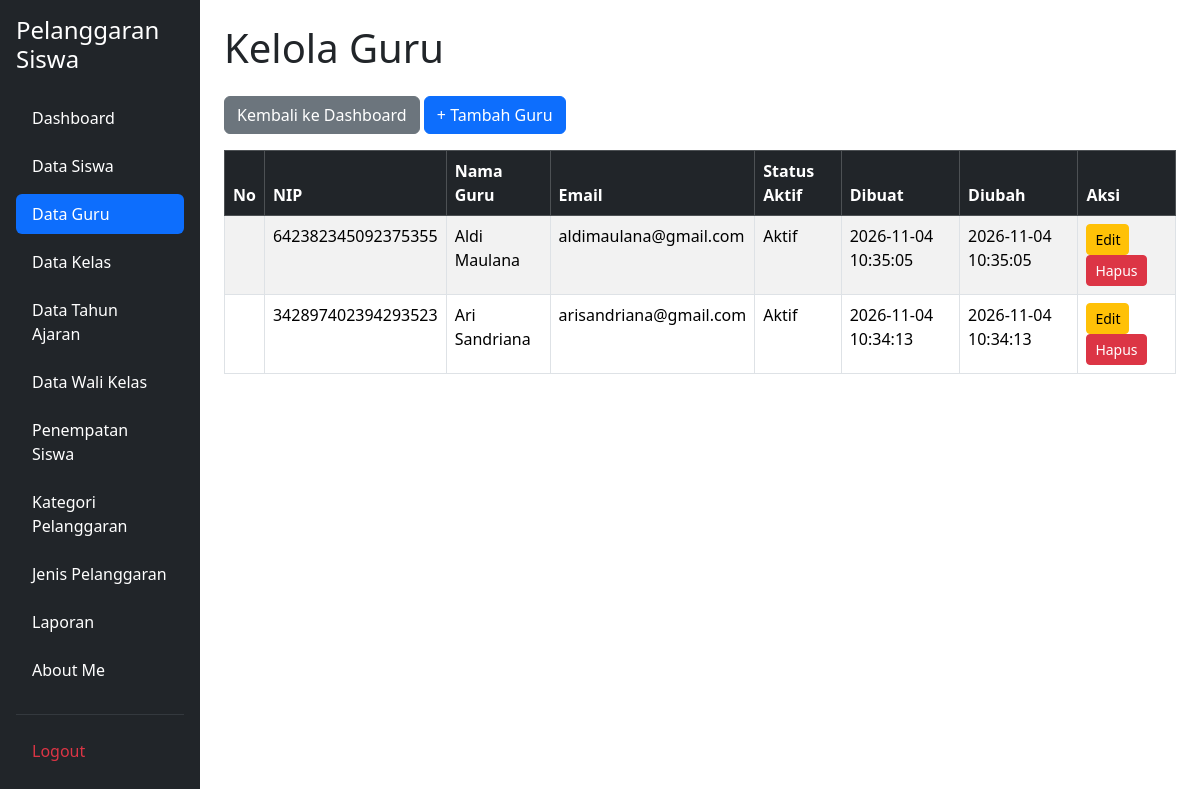
The page /kelola_guru.php (signed in) on the database its author committed.
### tables this page shows
CREATE TABLE `t_guru` (
  `id` int(11) NOT NULL,
  `nip` varchar(30) NOT NULL,
  `nama` varchar(150) DEFAULT NULL,
  `email` varchar(150) NOT NULL,
  `status_aktif` tinyint(1) NOT NULL,
  `user_id` int(11) NOT NULL,
  `created_at` timestamp NOT NULL DEFAULT current_timestamp(),
  `updated_at` timestamp NOT NULL DEFAULT current_timestamp()
);

### kelola_guru.php (the view, shortened to what this page needs)
<?php
include 'config/koneksi.php';
$sql = "SELECT * FROM t_guru ORDER BY nama ASC";
$hasil = mysqli_query($koneksi, $sql);
?>
<!DOCTYPE html>
<html lang="id">
<head>
    <link href="https://cdn.jsdelivr.net/npm/bootstrap@5.3.8/dist/css/bootstrap.min.css"
          rel="stylesheet">
    <link href="https://cdn.datatables.net/2.3.4/css/dataTables.bootstrap5.min.css"
          rel="stylesheet">
</head>
<body>
<div class="container-fluid">
    <div class="row">
        <?php include 'layout/sidebar.php'; ?>
        <main class="col-md-9 col-lg-10 p-4">
            <h1 class="mb-4">Kelola Guru</h1>
            <div class="mb-3">
                <a href="dashboard.php" class="btn btn-secondary">
                    Kembali ke Dashboard
                </a>
                <a href="tambah_guru.php" class="btn btn-primary">
                    + Tambah Guru
                </a>
            </div>
            <div class="table-responsive">
                <table id="tabelGuru"
                       class="table table-striped table-bordered table-hover">
                    <thead class="table-dark">
                        <tr>
                            <th>No</th>
                            <th>NIP</th>
                            <th>Nama Guru</th>
                            <th>Email</th>
                            <th>Status Aktif</th>
                            <th>Dibuat</th>
                            <th>Diubah</th>
                            <th>Aksi</th>
                        </tr>
                    </thead>
                    <tbody>
                        <?php while ($row = mysqli_fetch_assoc($hasil)) { ?>
                        <tr>
                            <td></td>
                            <td>
                                <?php echo htmlspecialchars($row['nip']); ?>
                            </td>
                            <td>
                                <?php echo htmlspecialchars($row['nama']); ?>
                            </td>
                            <td>
                                <?php echo htmlspecialchars($row['email']); ?>
                            </td>
                            <td>
                                <?php
                                echo ($row['status_aktif'] == 1)
                                    ? 'Aktif'
                                    : 'Tidak Aktif';
                                ?>
                            </td>
                            <td>
                                <?php echo htmlspecialchars($row['created_at'] ?? ''); ?>
                            </td>
                            <td>
                                <?php echo htmlspecialchars($row['updated_at'] ?? ''); ?>
                            </td>
                            <td>
                                <a href="edit_guru.php?id=<?php echo urlencode($row['id']); ?>"
                                   class="btn btn-warning btn-sm">
                                    Edit
                                </a>
                                <a href="hapus_guru.php?id=<?php echo urlencode($row['id']); ?>"
                                   class="btn btn-danger btn-sm"
                                   onclick="return confirm('Yakin ingin menghapus data guru ini?');">
                                    Hapus
                                </a>
                            </td>
                        </tr>
                        <?php } ?>
                    </tbody>
                </table>
            </div>
        </main>
    </div>
</div>
</body>
</html>

### rows shown on the page
t_guru: nip "642382345092375355", nama "Aldi Maulana", email "aldimaulana@gmail.com", status_aktif "Aktif", created_at "2026-11-04 10:35:05", updated_at "2026-11-04 10:35:05"
t_guru: nip "342897402394293523", nama "Ari Sandriana", email "arisandriana@gmail.com", status_aktif "Aktif", created_at "2026-11-04 10:34:13", updated_at "2026-11-04 10:34:13"
